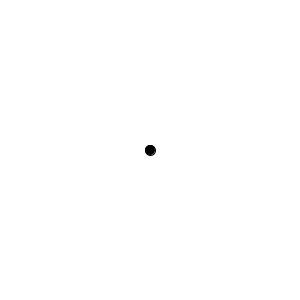
Frame 1 (no input)
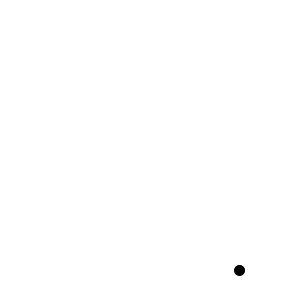
Frame 60 (the mouse pressed at the canvas centre just before this capture)
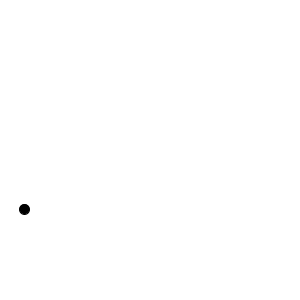
Frame 120 (the mouse held since frame 60 and released just before this capture)

The Processing sketch that drew these frames (run headless with seeded random() and noise(); from frame 60 on, the mouse is pressed at the canvas centre):

// Processing sketch: Bouncing_Ball
// ── Bouncing_Ball.pde
//ball position Values
float posX;
float posY;

//Assign initial speeds within a random range
float speedX = random(1,5);
float speedY = random(1,5);

void setup()
{
  size(300,300);
  
  //Set initial possition to the middle of the screen
  posX = width/2;
  posY = height/2;
}

void draw()
{
  //Reset screen
  background(255);
  
  //Draw Ball
  fill(0);
  ellipse(posX,posY,10,10);
  
  
  //Move Ball based on speed
  posX += speedX;
  posY += speedY;
  
  //Change Direction when the ball hits an edge
  if((posX > width) || (posX < 0))
  {
    speedX *= -1;
  }
  
  if((posY > height) || (posY < 0))
  {
    speedY *= -1;
  }
}
